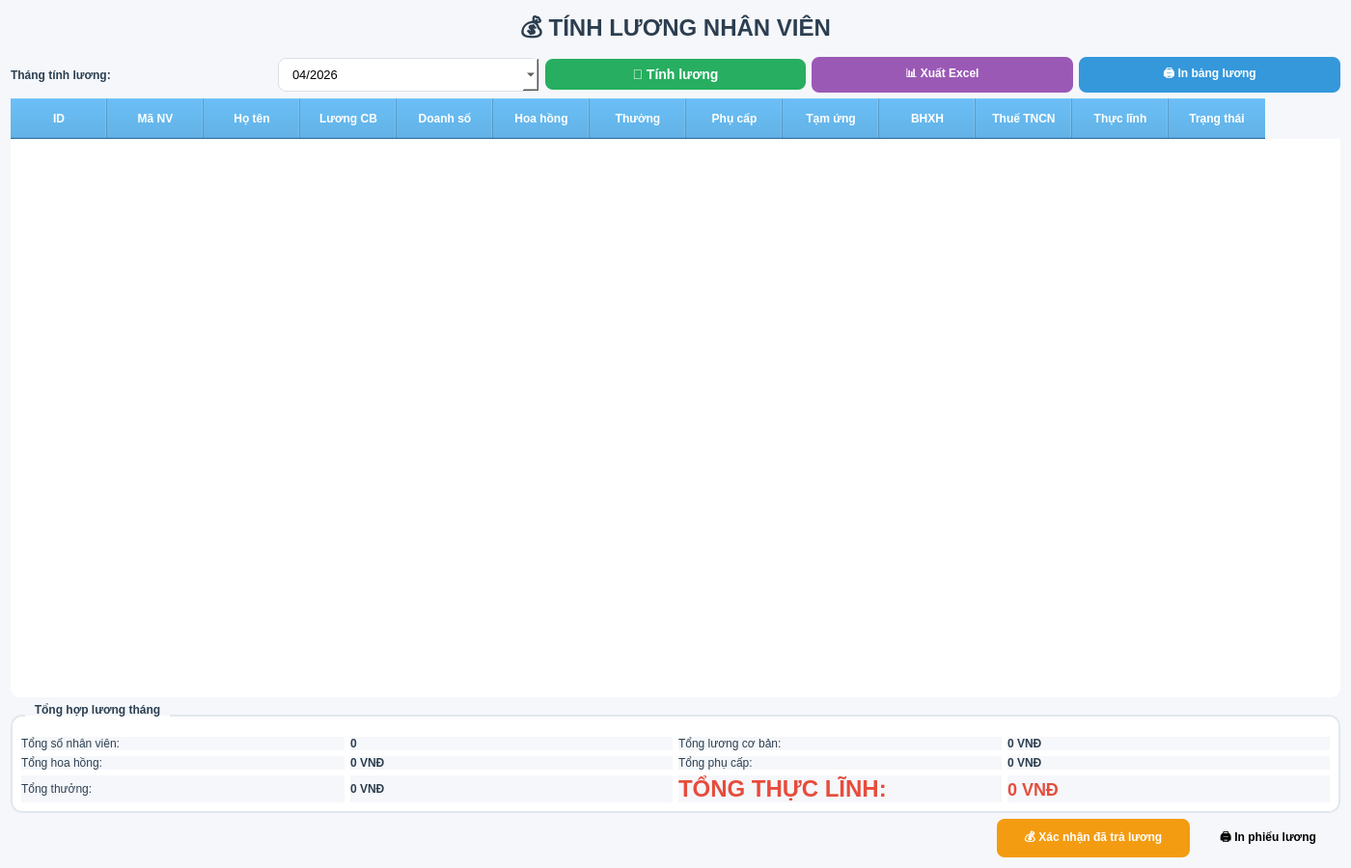
<?xml version="1.0" encoding="UTF-8"?>
<ui version="4.0">
 <class>SalaryCalculation</class>
 <widget class="QWidget" name="SalaryCalculation">
  <property name="geometry">
   <rect>
    <x>0</x>
    <y>0</y>
    <width>1400</width>
    <height>900</height>
   </rect>
  </property>
  <property name="windowTitle">
   <string>Tính lương nhân viên</string>
  </property>
  <property name="styleSheet">
   <string notr="true">
    QWidget {
        background-color: #f5f7fa;
    }
    QGroupBox {
        font-weight: bold;
        border: 2px solid #e1e8ed;
        border-radius: 12px;
        margin-top: 12px;
        padding-top: 12px;
        background-color: white;
    }
    QGroupBox::title {
        subcontrol-origin: margin;
        left: 15px;
        padding: 0 8px 0 8px;
        color: #2c3e50;
    }
    QTableWidget {
        background-color: white;
        alternate-background-color: #f9f9f9;
        gridline-color: #e0e0e0;
        selection-background-color: #3498db;
        selection-color: white;
        border-radius: 10px;
    }
    QHeaderView::section {
        background-color: #3498db;
        color: white;
        padding: 12px;
        font-weight: bold;
    }
    QPushButton {
        border-radius: 8px;
        padding: 8px 18px;
        font-weight: bold;
    }
    QPushButton#btnCalculate {
        background-color: #27ae60;
        color: white;
        font-size: 14px;
    }
    QPushButton#btnCalculate:hover {
        background-color: #2ecc71;
    }
    QPushButton#btnExportSalary {
        background-color: #9b59b6;
        color: white;
    }
    QPushButton#btnPrintSalary {
        background-color: #3498db;
        color: white;
    }
    QPushButton#btnConfirmPayment {
        background-color: #f39c12;
        color: white;
    }
    QComboBox, QDateEdit, QLineEdit {
        padding: 8px 12px;
        border: 1px solid #dcdfe6;
        border-radius: 8px;
        background-color: white;
        font-size: 13px;
    }
    QLabel {
        color: #2c3e50;
    }
    QLabel#lblTotalSalary {
        font-size: 24px;
        font-weight: bold;
        color: #e74c3c;
    }
   </string>
  </property>
  <layout class="QVBoxLayout" name="verticalLayout">
   <item>
    <widget class="QLabel" name="lblTitle">
     <property name="text">
      <string>💰 TÍNH LƯƠNG NHÂN VIÊN</string>
     </property>
     <property name="font">
      <font>
       <pointsize>18</pointsize>
       <weight>75</weight>
       <bold>true</bold>
      </font>
     </property>
     <property name="alignment">
      <set>Qt::AlignCenter</set>
     </property>
    </widget>
   </item>
   <item>
    <layout class="QHBoxLayout" name="controlLayout">
     <item>
      <widget class="QLabel" name="lblMonth">
       <property name="text">
        <string>Tháng tính lương:</string>
       </property>
       <property name="font">
        <font>
         <weight>75</weight>
         <bold>true</bold>
        </font>
       </property>
      </widget>
     </item>
     <item>
      <widget class="QDateEdit" name="dateSalaryMonth">
       <property name="calendarPopup">
        <bool>true</bool>
       </property>
       <property name="displayFormat">
        <string>MM/yyyy</string>
       </property>
       <property name="date">
        <date>
         <year>2026</year>
         <month>4</month>
         <day>1</day>
        </date>
       </property>
      </widget>
     </item>
     <item>
      <widget class="QPushButton" name="btnCalculate">
       <property name="text">
        <string>🔄 Tính lương</string>
       </property>
      </widget>
     </item>
     <item>
      <widget class="QPushButton" name="btnExportSalary">
       <property name="text">
        <string>📊 Xuất Excel</string>
       </property>
      </widget>
     </item>
     <item>
      <widget class="QPushButton" name="btnPrintSalary">
       <property name="text">
        <string>🖨️ In bảng lương</string>
       </property>
      </widget>
     </item>
    </layout>
   </item>
   <item>
    <widget class="QTableWidget" name="tableSalary">
     <property name="alternatingRowColors">
      <bool>true</bool>
     </property>
     <property name="selectionBehavior">
      <enum>QAbstractItemView::SelectRows</enum>
     </property>
     <property name="editTriggers">
      <set>QAbstractItemView::NoEditTriggers</set>
     </property>
     <column>
      <property name="text">
       <string>ID</string>
      </property>
     </column>
     <column>
      <property name="text">
       <string>Mã NV</string>
      </property>
     </column>
     <column>
      <property name="text">
       <string>Họ tên</string>
      </property>
     </column>
     <column>
      <property name="text">
       <string>Lương CB</string>
      </property>
     </column>
     <column>
      <property name="text">
       <string>Doanh số</string>
      </property>
     </column>
     <column>
      <property name="text">
       <string>Hoa hồng</string>
      </property>
     </column>
     <column>
      <property name="text">
       <string>Thưởng</string>
      </property>
     </column>
     <column>
      <property name="text">
       <string>Phụ cấp</string>
      </property>
     </column>
     <column>
      <property name="text">
       <string>Tạm ứng</string>
      </property>
     </column>
     <column>
      <property name="text">
       <string>BHXH</string>
      </property>
     </column>
     <column>
      <property name="text">
       <string>Thuế TNCN</string>
      </property>
     </column>
     <column>
      <property name="text">
       <string>Thực lĩnh</string>
      </property>
     </column>
     <column>
      <property name="text">
       <string>Trạng thái</string>
      </property>
     </column>
    </widget>
   </item>
   <item>
    <layout class="QHBoxLayout" name="summaryLayout">
     <item>
      <widget class="QGroupBox" name="groupBoxSummary">
       <property name="title">
        <string>Tổng hợp lương tháng</string>
       </property>
       <layout class="QGridLayout" name="gridLayout">
        <item row="0" column="0">
         <widget class="QLabel" name="lblTotalEmployees">
          <property name="text">
           <string>Tổng số nhân viên:</string>
          </property>
         </widget>
        </item>
        <item row="0" column="1">
         <widget class="QLabel" name="lblTotalEmployeesValue">
          <property name="text">
           <string>0</string>
          </property>
          <property name="font">
           <font>
            <weight>75</weight>
            <bold>true</bold>
           </font>
          </property>
         </widget>
        </item>
        <item row="0" column="2">
         <widget class="QLabel" name="lblTotalBaseSalary">
          <property name="text">
           <string>Tổng lương cơ bản:</string>
          </property>
         </widget>
        </item>
        <item row="0" column="3">
         <widget class="QLabel" name="lblTotalBaseSalaryValue">
          <property name="text">
           <string>0 VNĐ</string>
          </property>
          <property name="font">
           <font>
            <weight>75</weight>
            <bold>true</bold>
           </font>
          </property>
         </widget>
        </item>
        <item row="1" column="0">
         <widget class="QLabel" name="lblTotalCommission">
          <property name="text">
           <string>Tổng hoa hồng:</string>
          </property>
         </widget>
        </item>
        <item row="1" column="1">
         <widget class="QLabel" name="lblTotalCommissionValue">
          <property name="text">
           <string>0 VNĐ</string>
          </property>
          <property name="font">
           <font>
            <weight>75</weight>
            <bold>true</bold>
           </font>
          </property>
         </widget>
        </item>
        <item row="1" column="2">
         <widget class="QLabel" name="lblTotalAllowance">
          <property name="text">
           <string>Tổng phụ cấp:</string>
          </property>
         </widget>
        </item>
        <item row="1" column="3">
         <widget class="QLabel" name="lblTotalAllowanceValue">
          <property name="text">
           <string>0 VNĐ</string>
          </property>
          <property name="font">
           <font>
            <weight>75</weight>
            <bold>true</bold>
           </font>
          </property>
         </widget>
        </item>
        <item row="2" column="0">
         <widget class="QLabel" name="lblTotalBonus">
          <property name="text">
           <string>Tổng thưởng:</string>
          </property>
         </widget>
        </item>
        <item row="2" column="1">
         <widget class="QLabel" name="lblTotalBonusValue">
          <property name="text">
           <string>0 VNĐ</string>
          </property>
          <property name="font">
           <font>
            <weight>75</weight>
            <bold>true</bold>
           </font>
          </property>
         </widget>
        </item>
        <item row="2" column="2">
         <widget class="QLabel" name="lblTotalSalary">
          <property name="text">
           <string>TỔNG THỰC LĨNH:</string>
          </property>
          <property name="font">
           <font>
            <pointsize>12</pointsize>
            <weight>75</weight>
            <bold>true</bold>
           </font>
          </property>
         </widget>
        </item>
        <item row="2" column="3">
         <widget class="QLabel" name="lblTotalSalaryValue">
          <property name="text">
           <string>0 VNĐ</string>
          </property>
          <property name="styleSheet">
           <string notr="true">font-size: 18px; font-weight: bold; color: #e74c3c;</string>
          </property>
         </widget>
        </item>
       </layout>
      </widget>
     </item>
    </layout>
   </item>
   <item>
    <layout class="QHBoxLayout" name="actionLayout">
     <item>
      <spacer name="horizontalSpacer_2">
       <property name="orientation">
        <enum>Qt::Horizontal</enum>
       </property>
       <property name="sizeHint" stdset="0">
        <size>
         <width>40</width>
         <height>20</height>
        </size>
       </property>
      </spacer>
     </item>
     <item>
      <widget class="QPushButton" name="btnConfirmPayment">
       <property name="text">
        <string>💰 Xác nhận đã trả lương</string>
       </property>
       <property name="minimumSize">
        <size>
         <width>200</width>
         <height>40</height>
        </size>
       </property>
      </widget>
     </item>
     <item>
      <widget class="QPushButton" name="btnPrintPayslip">
       <property name="text">
        <string>🖨️ In phiếu lương</string>
       </property>
       <property name="minimumSize">
        <size>
         <width>150</width>
         <height>40</height>
        </size>
       </property>
      </widget>
     </item>
    </layout>
   </item>
  </layout>
 </widget>
</ui>
